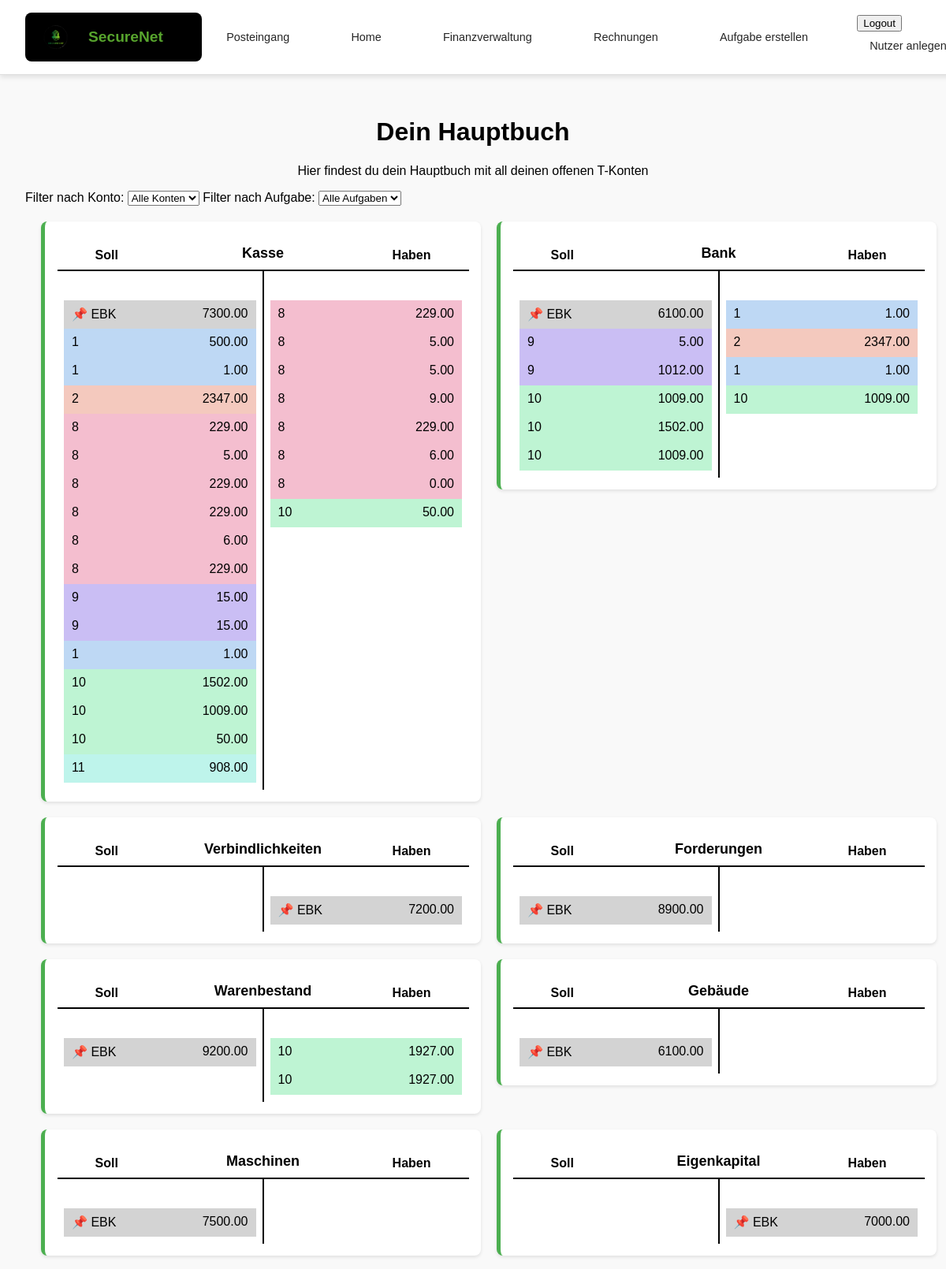
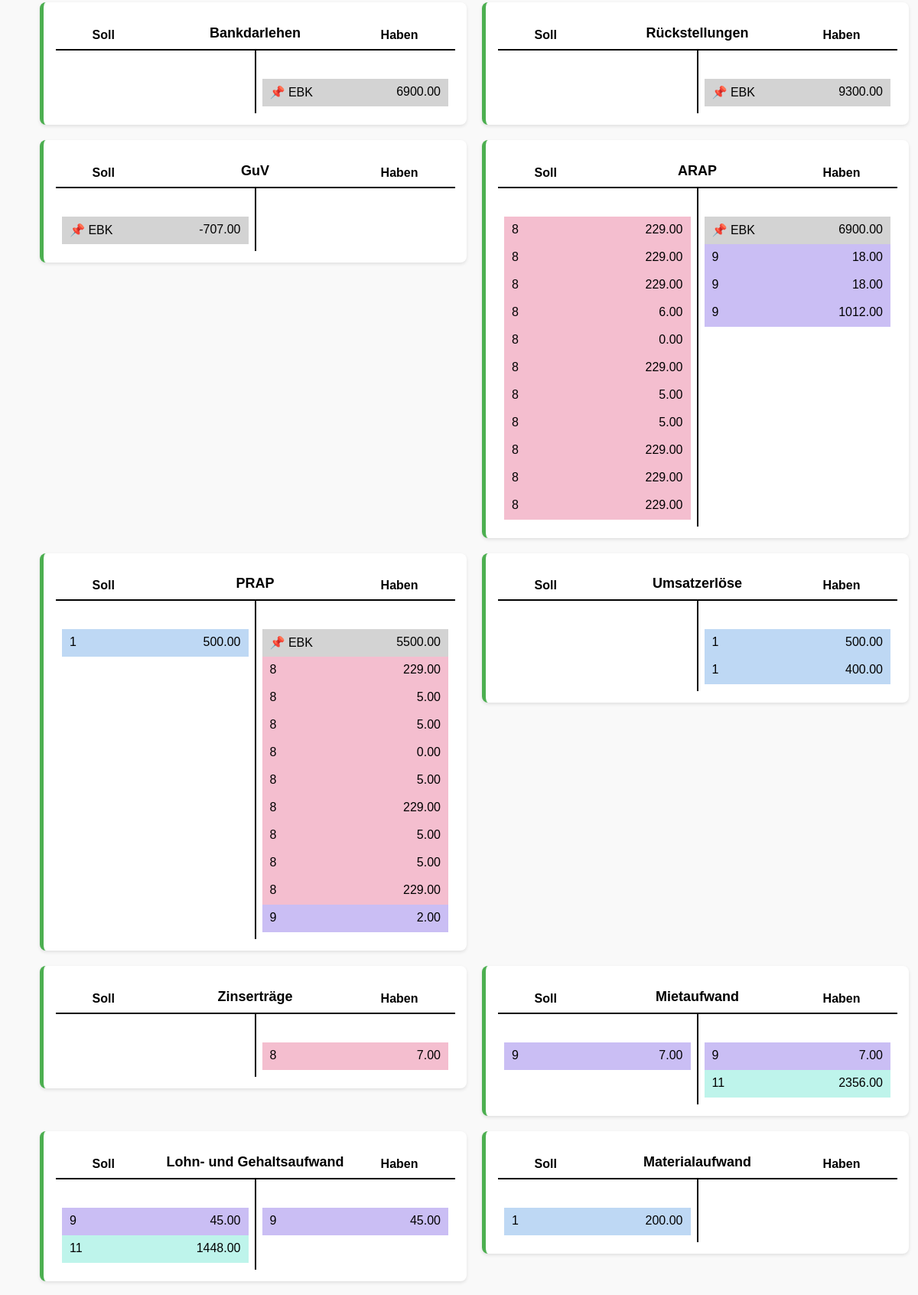
The page /posts/hauptbuch/ (signed in, upper part) on the database its author committed (2 pictures, top to bottom).
### posts/models.py (models this page shows, shortened)
class Konto(models.Model):
    KATEGORIE_CHOICES = [
        ('Bestandskonto', 'Bestandskonto'),
        ('Erfolgskonto', 'Erfolgskonto'),
    ]
    UNTERKATEGORIE_CHOICES = [
        ('Aktiva', 'Aktiva'),
        ('Passiva', 'Passiva'),
        ('Aufwand', 'Aufwand'),
        ('Ertrag', 'Ertrag'),
    ]
    name = models.CharField(max_length=255, unique=True)
    kategorie = models.CharField(max_length=20, choices=KATEGORIE_CHOICES, blank=True, null=True)
    unterkategorie = models.CharField(max_length=20, choices=UNTERKATEGORIE_CHOICES, blank=True, null=True)
    eins = models.CharField(max_length=20, choices=UNTERKATEGORIE_CHOICES, blank=True, null=True)

class Anfangsbestand(models.Model):
    nutzer = models.ForeignKey(settings.AUTH_USER_MODEL, on_delete=models.CASCADE, related_name="anfangsbestaende")
    konto = models.ForeignKey(Konto, on_delete=models.CASCADE, related_name="anfangsbestaende")
    betrag = models.FloatField()
    class Meta:
        unique_together = ("nutzer", "konto")  # Jeder Nutzer hat für jedes Konto genau einen Eintrag

### posts/views.py (the view)
# urls.py: path('hauptbuch/', views.hauptbuch_view, name='hauptbuch'),
@login_required
def hauptbuch_view(request):
    user = request.user
    generate_user_anfangsbestaende(user)
    anfangsbestaende = Anfangsbestand.objects.filter(nutzer=user)
    buchungen = Buchung.objects.filter(nutzer=user)
    t_konten = build_t_konten(buchungen, anfangsbestaende)
    return render(request, "posts/hauptbuch.html", {"t_konten": t_konten})

### posts/views.py (called while the page is built)
def generate_color(aufgabe_id):
    hash_value = int(hashlib.md5(str(aufgabe_id).encode()).hexdigest(), 16)
    hue = hash_value % 360
    return f"hsl({hue}, 70%, 85%)"

def generate_user_anfangsbestaende(user):
    bestandskonten = Konto.objects.filter(kategorie="Bestandskonto")
    for konto in bestandskonten:
        if not Anfangsbestand.objects.filter(nutzer=user, konto=konto).exists():
            betrag = random.choice(range(5000, 10001, 100))  # Zufälliger Wert (durch 100 teilbar)
            Anfangsbestand.objects.create(nutzer=user, konto=konto, betrag=betrag)

### posts/templates/posts/hauptbuch.html (shortened to what this page needs)
{% extends 'master_layout.html' %}
{% load static %}
{% block css %}
<link rel="stylesheet" href="{% static 'css/hauptbuch.css' %}">
{% endblock %}
{% block content %}
<h1 class="h1">Dein Hauptbuch</h1>
<p class="p">Hier findest du dein Hauptbuch mit all deinen offenen T-Konten</p>
<form>
    <label for="konto_filter">Filter nach Konto:</label>
    <select name="konto" id="konto_filter">
        <option value="">Alle Konten</option>
    </select>
    <label for="aufgabe_filter">Filter nach Aufgabe:</label>
    <select name="aufgabe_id" id="aufgabe_filter">
        <option value="">Alle Aufgaben</option>
    </select>
</form>
<section class="hauptbuch">
    {% for konto, daten in t_konten.items %}
    <div class="konto" data-konto="{{ konto }}">
        <h2>{{ konto }}</h2>
        <table class="hauptbuch-tabelle">
            <thead>
                <tr>
                    <th class="soll">Soll</th>
                    <th class="haben">Haben</th>
                </tr>
            </thead>
            <tbody>
                <tr>
                    <td>
                        <table class="soll-haben-tabelle">
                            {% for aufgabe_id, betrag, farbe in daten.soll %}
                            <tr style="background-color: {{ farbe }};">
                                <td class="konto-name">
                                    {% if aufgabe_id == "EBK" %}📌 EBK{% else %}{{ aufgabe_id }}{% endif %}
                                </td>
                                <td class="betrag">{{ betrag|floatformat:2 }}</td>
                            </tr>
                            {% endfor %}
                        </table>
                    </td>
                    <td>
                        <table class="soll-haben-tabelle">
                            {% for aufgabe_id, betrag, farbe in daten.haben %}
                            <tr style="background-color: {{ farbe }};">
                                <td class="konto-name">
                                    {% if aufgabe_id == "EBK" %}📌 EBK{% else %}{{ aufgabe_id }}{% endif %}
                                </td>
                                <td class="betrag">{{ betrag|floatformat:2 }}</td>
                            </tr>
                            {% endfor %}
                        </table>
                    </td>
                </tr>
            </tbody>
        </table>
    </div>
    {% endfor %}
</section>
{% endblock %}

### static/css/master_layout.css (style rules this page uses)
body { margin: 0; padding: 0; font-family: Arial, sans-serif; background-color: #f9f9f9; }

### static/css/hauptbuch.css (style rules this page uses)
.hauptbuch { display: grid; grid-template-columns: repeat(2, 1fr); gap: 20px; padding: 20px; align-items: flex-start; border-collapse: collapse; width: 100%; }
.h1, .p { text-align: center; }
.konto { background: white; padding: 15px; border-radius: 8px; box-shadow: 0 2px 4px rgba(0, 0, 0, 0.1); border-left: 5px solid #4CAF50; text-align: center; align-items: flex-start; }
.konto h2 { font-size: 18px; margin-bottom: 10px; }
.konto table { width: 100%; border-collapse: collapse; table-layout: fixed; }
.konto td { padding: 8px; border: 1px solid transparent; vertical-align: top; }
.soll-haben-tabelle td { border: none !important; padding: 8px 12px; }
.konto-name { text-align: left; padding-left: 10px; }
.betrag { text-align: right; padding-right: 10px; }
.soll, .haben { position: absolute; top: -34px; font-weight: bold; padding: 5px 10px; }
.soll { text-align: left; padding-left: 3rem; }
.haben { text-align: right; padding-right: 3rem; }
.soll-haben-tabelle td:first-child { text-align: left; padding-left: 10px; }
.soll-haben-tabelle td:last-child { text-align: right; padding-right: 10px; }
.hauptbuch tr { border-radius: 5px; transition: background-color 0.3s ease-in-out; }
.hauptbuch thead th { border-top: 2px solid black !important; position: relative; z-index: 2; }
.hauptbuch th:nth-child(2) { border-left: 2px solid black !important; }
.hauptbuch > .konto > table > tbody > tr > td:nth-child(2) { border-left: 2px solid black !important; position: relative; }
.hauptbuch > .konto > table thead th:nth-child(2) { position: relative; }
.hauptbuch table td { height: 20px; }

### rows shown on the page
Konto: t_konten "Kasse"
Anfangsbestand: soll "7300.00"
Konto: t_konten "Bank"
Anfangsbestand: soll "6100.00"
Konto: t_konten "Verbindlichkeiten"
Anfangsbestand: haben "7200.00"
Konto: t_konten "Forderungen"
Anfangsbestand: soll "8900.00"
Konto: t_konten "Warenbestand"
Anfangsbestand: soll "9200.00"
Konto: t_konten "Gebäude"
Anfangsbestand: soll "6100.00"
Konto: t_konten "Maschinen"
Anfangsbestand: soll "7500.00"
Konto: t_konten "Eigenkapital"
Anfangsbestand: haben "7000.00"
Konto: t_konten "Bankdarlehen"
Anfangsbestand: haben "6900.00"
Konto: t_konten "Rückstellungen"
Anfangsbestand: haben "9300.00"
Konto: t_konten "GuV"
Anfangsbestand: soll "-707.00"
Konto: t_konten "ARAP"
Anfangsbestand: haben "6900.00"
Konto: t_konten "PRAP"
Anfangsbestand: haben "5500.00"

### other values the page prints
{{ aufgabe_id }} "1" "1" "2" "8" "8" "8" "8" "8" "8" "9" "9" "1" "10" "10" "10" "11" "9" "9" "10" "10" "10" "8" "8" "8" "8" "8" "8" "8" "8" "8" "8" "8" "1" "9" "9" "11" "1"
{{ betrag|floatformat:2 }} "500.00" "1.00" "2347.00" "229.00" "5.00" "229.00" "229.00" "6.00" "229.00" "15.00" "15.00" "1.00" "1502.00" "1009.00" "50.00" "908.00" "5.00" "1012.00" "1009.00" "1502.00" "1009.00" "229.00" "229.00" "229.00" "6.00" "0.00" "229.00" "5.00" "5.00" "229.00" "229.00" "229.00" "500.00" "7.00" "45.00" "1448.00" "200.00"
{{ aufgabe_id }} "8" "8" "8" "8" "8" "8" "8" "10" "1" "2" "1" "10" "10" "10" "9" "9" "9" "8" "8" "8" "8" "8" "8" "8" "8" "8" "9" "1" "1" "8" "9" "11" "9"
{{ betrag|floatformat:2 }} "229.00" "5.00" "5.00" "9.00" "229.00" "6.00" "0.00" "50.00" "1.00" "2347.00" "1.00" "1009.00" "1927.00" "1927.00" "18.00" "18.00" "1012.00" "229.00" "5.00" "5.00" "0.00" "5.00" "229.00" "5.00" "5.00" "229.00" "2.00" "500.00" "400.00" "7.00" "7.00" "2356.00" "45.00"
{{ konto }} "Umsatzerlöse" "Zinserträge" "Mietaufwand" "Lohn- und Gehaltsaufwand" "Materialaufwand"
